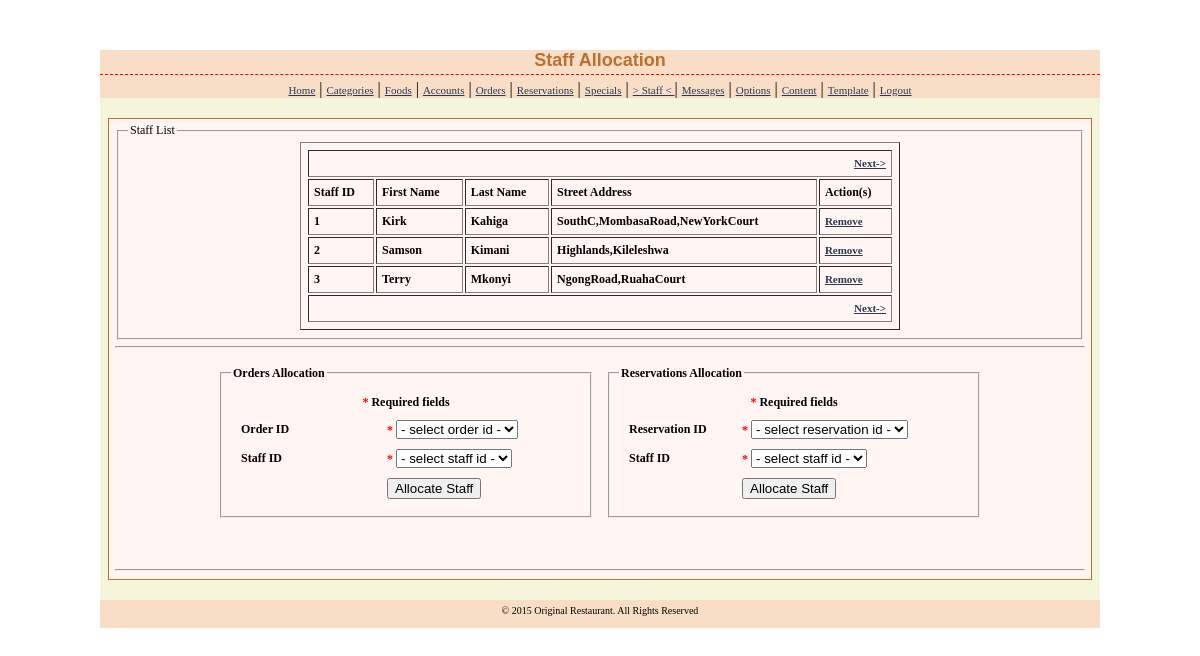
The app's page /admin/allocation.php (signed in) with its own data.
### tables this page shows
CREATE TABLE IF NOT EXISTS `staff` (
  `StaffID` int(15) NOT NULL AUTO_INCREMENT,
  `firstname` varchar(25) NOT NULL,
  `lastname` varchar(25) NOT NULL,
  `Street_Address` text NOT NULL,
  `Mobile_Tel` varchar(20) NOT NULL,
  PRIMARY KEY (`StaffID`)
);

CREATE TABLE IF NOT EXISTS `content` (
  `content_id` int(1) NOT NULL DEFAULT '1',
  `display_name` varchar(55) NOT NULL DEFAULT 'undefined',
  `home_title` varchar(100) NOT NULL DEFAULT 'undefined',
  `home_subtitle` varchar(1000) NOT NULL DEFAULT 'undefined',
  `about_description` varchar(2500) NOT NULL DEFAULT 'undefined',
  `about_mission` varchar(2500) NOT NULL DEFAULT 'undefined',
  `about_vision` varchar(2500) NOT NULL DEFAULT 'undefined',
  `contacts` varchar(250) NOT NULL DEFAULT 'undefined',
  `contact_location` varchar(45) NOT NULL DEFAULT 'undefined',
  `specials_description` varchar(1000) NOT NULL DEFAULT 'undefined',
  `myaccount_description` varchar(1000) NOT NULL DEFAULT 'undefined',
  `myprofile_description` varchar(1000) NOT NULL DEFAULT 'undefined',
  `inbox_description` varchar(1000) NOT NULL DEFAULT 'undefined',
  `tables_description` varchar(1000) NOT NULL DEFAULT 'undefined',
  `partyhalls_description` varchar(1000) NOT NULL DEFAULT 'undefined',
  `rating_description` varchar(1000) NOT NULL DEFAULT 'undefined',
  `others_address` varchar(1000) NOT NULL DEFAULT 'undefined',
  `others_loggedout` varchar(1000) NOT NULL DEFAULT 'undefined',
  `others_accessdenied` varchar(1000) NOT NULL DEFAULT 'undefined',
  PRIMARY KEY (`content_id`)
);

### admin/locale.php (called while the page is built, shortened)
<?php
    $content=mysql_query("SELECT * FROM content");
	if ($content){
		$content_active=mysql_fetch_array($content);
		$name = $content_active['display_name'];
			}
		else{
			die("Something went wrong while loading content ... the MySql error is " . mysql_error());
		}
?>

### admin/allocation.php (the view, shortened to what this page needs)
<?php
	require_once('locale.php');
?>
<?PHP
if (!isset($_GET['startrow']) or !is_numeric($_GET['startrow'])) {
  $startrow = 0;
} else {
  $startrow = (int)$_GET['startrow'];
}
?>
<?php
    $staff=mysql_query("SELECT * FROM staff LIMIT $startrow, 5")
    or die("There are no records to display ... \n" . mysql_error());
?>
<?php
    $flag_0 = 0;
    $orders=mysql_query("SELECT * FROM orders_details WHERE flag='$flag_0'")
    or die("There are no records to display ... \n" . mysql_error());
?>
<?php
    $flag_0 = 0;
    $reservations=mysql_query("SELECT * FROM reservations_details WHERE flag='$flag_0'")
    or die("There are no records to display ... \n" . mysql_error());
?>
<?php
    $staff_1=mysql_query("SELECT * FROM staff")
    or die("There are no records to display ... \n" . mysql_error());
?>
<?php
    $staff_2=mysql_query("SELECT * FROM staff")
    or die("There are no records to display ... \n" . mysql_error());
?>
<!DOCTYPE html>
<html>
<head>
	<link href="stylesheets/admin_styles.css" rel="stylesheet" type="text/css" />
</head>
	<body>
		<div id="page">
			<div id="header">
				<h1>Staff Allocation </h1>
				<a href="index.php">Home</a> | <a href="categories.php">Categories</a> | <a href="foods.php">Foods</a> | <a href="accounts.php">Accounts</a> | <a href="orders.php">Orders</a> | <a href="reservations.php">Reservations</a> | <a href="specials.php">Specials</a> | <a href="allocation.php"> > Staff < </a> | <a href="messages.php">Messages</a> | <a href="options.php">Options</a> | <a href="content.php">Content</a> | <a href="template.php">Template</a> | <a href="logout.php">Logout</a>
			</div>
			<div id="container">
				<fieldset><legend>Staff List</legend>
					<table border="1" width="600" align="center">
						<tr>
							<td colspan="5" align="right">
								<?PHP
								$prev = $startrow - 5;
								if ($prev < 0)
								echo '<a href="'.$_SERVER['PHP_SELF'].'?startrow='.($startrow+5).'">Next-></a>';
								?>
							</td>
						</tr>
					<tr>
					<th>Staff ID</th>
					<th>First Name</th>
					<th>Last Name</th>
					<th>Street Address</th>
					<th>Action(s)</th>
					</tr>
					<?php
					while ($row=mysql_fetch_array($staff)){
					echo "<tr>";
					echo "<td>" . $row['StaffID']."</td>";
					echo "<td>" . $row['firstname']."</td>";
					echo "<td>" . $row['lastname']."</td>";
					echo "<td>" . $row['Street_Address']."</td>";
					echo '<td><a href="delete-staff.php?id=' . $row['StaffID'] . '">Remove</a></td>';
					echo "</tr>";
					}
					?>
						<tr>
							<td colspan="5" align="right">
								<?PHP
								$prev = $startrow - 5;
								if ($prev < 0)
								echo '<a href="'.$_SERVER['PHP_SELF'].'?startrow='.($startrow+5).'">Next-></a>';
								?>
							</td>
						</tr>
					</table>
				</fieldset>
			<hr>
			<table align="center">
			<tr>
				<td>
					<fieldset><legend>Orders Allocation</legend>
						<form id="ordersAllocationForm" name="ordersAllocationForm" method="post" action="orders-allocation.php" onsubmit="return ordersAllocationValidate(this)">
							  <table width="350" border="0" cellpadding="2" cellspacing="0">
								<tr>
									<td colspan="2" style="text-align:center;"><font color="#FF0000">* </font>Required fields</td>
								</tr>
								<tr>
								  <th width="124">Order ID</th>
								  <td width="168"><font color="#FF0000">* </font><select name="orderid" id="orderid">
									<option value="select">- select order id -
									<?php
									while ($row=mysql_fetch_array($orders)){
									echo "<option value=$row[order_id]>$row[order_id]";
									}
									?>
									</select></td>
								</tr>
								<tr>
								  <th>Staff ID</th>
								  <td><font color="#FF0000">* </font><select name="staffid" id="staffid">
									<option value="select">- select staff id -
									<?php
									while ($row=mysql_fetch_array($staff_1)){
									echo "<option value=$row[StaffID]>$row[StaffID]";
									}
									?>
									</select></td>
								</tr>
								<tr>
								  <td>&nbsp;</td>
								  <td><input type="submit" name="Submit" value="Allocate Staff" /></td>
								</tr>
							  </table>
						</form>
					</fieldset>
				</td>
			<td>
				<fieldset><legend>Reservations Allocation</legend>
					<form id="reservationsAllocationForm" name="reservationsAllocationForm" method="post" action="reservations-allocation.php" onsubmit="return reservationsAllocationValidate(this)">
						<table width="350" border="0" align="center" cellpadding="2" cellspacing="0">
							<tr>
								<td colspan="2" style="text-align:center;"><font color="#FF0000">* </font>Required fields</td>
							</tr>
							<tr>
							  <th>Reservation ID </th>
							  <td><font color="#FF0000">* </font><select name="reservationid" id="reservationid">
								<option value="select">- select reservation id -
								<?php
								while ($row=mysql_fetch_array($reservations)){
								echo "<option value=$row[ReservationID]>$row[ReservationID]";
								}
								?>
								</select></td>
							</tr>
							<tr>
							  <th>Staff ID </th>
							  <td><font color="#FF0000">* </font><select name="staffid" id="staffid">
								<option value="select">- select staff id -
								<?php
								while ($row=mysql_fetch_array($staff_2)){
								echo "<option value=$row[StaffID]>$row[StaffID]";
								}
								?>
								</select></td>
							</tr>
							<tr>
							  <td>&nbsp;</td>
							  <td><input type="submit" name="Submit" value="Allocate Staff" /></td>
							</tr>
						</table>
					</form>
				</fieldset>
			</td>
			</tr>
			</table>
			<p>&nbsp;</p>
			<hr>
			</div>
			<div id="footer">
				<div class="bottom_addr">&copy; <?php echo date("Y") . " " . $name ?>. All Rights Reserved</div>
			</div>
		</div>
	</body>
</html>

### admin/stylesheets/admin_styles.css (style rules this page uses)
.bottom_addr { font-size: 11px; color: #000; padding: 5px 0 12px 0; text-align:center; font-size:10px; }
h1 { color: #bd6f2f; margin: 0px 0px 5px; padding: 0px 0px 3px; font: bold 18px Verdana, Arial, Helvetica, sans-serif; border-bottom: 1px dashed red; text-align:center; }
a { color: #2D3954; font-size: 11px; }
table,th,td { font-weight: bold; padding:5px; }
#page { width:1000px; margin:0 auto; margin-top:50px; padding-top:0px; background: beige; height:auto; }
#header { text-align:center; background:#f9dec7; }
#container { border:#bd6f2f solid 1px; padding:4px 6px 2px 6px; width:970px; margin:0 auto; background:#fff6f3; font-size:12px; text-align:justify; margin-top:20px; }
#footer { width:1000px; margin:0 auto; margin-top:20px; background:#f9dec7; }

### records on screen
staff: StaffID "1", firstname "Kirk", lastname "Kahiga", Street_Address "SouthC,MombasaRoad,NewYorkCourt"
staff: StaffID "2", firstname "Samson", lastname "Kimani", Street_Address "Highlands,Kileleshwa"
staff: StaffID "3", firstname "Terry", lastname "Mkonyi", Street_Address "NgongRoad,RuahaCourt"
content: display_name "Original Restaurant"
